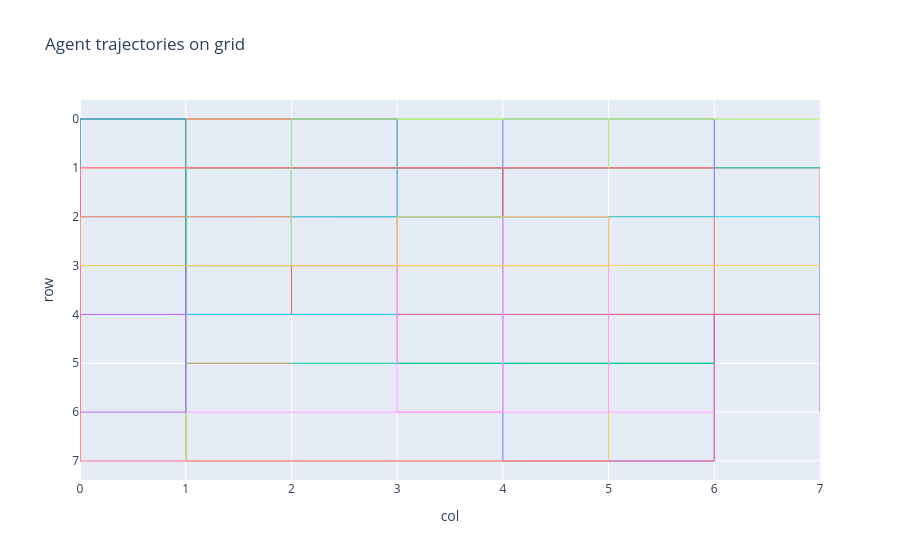

Write notebook code for a chart like this one.
### Code cell
fig = go.Figure()
for m in mobiles:
    xs = [pos[1] for _, pos in m.agent.history]
    ys = [pos[0] for _, pos in m.agent.history]
    fig.add_trace(
        go.Scatter(
            x=xs,
            y=ys,
            mode="lines",
            name=m.trader.name,
            line={"width": 1},
            showlegend=False,
        )
    )

fig.update_layout(
    title="Agent trajectories on grid",
    xaxis_title="col",
    yaxis_title="row",
    yaxis_autorange="reversed",
)
fig.show()

### Figure 1 — Plotly figure (JSON) as saved in the notebook; plotly's stock layout.template omitted (floating-point values rounded to 4 significant figures)
{"data": [{"line": {"width": 1}, "mode": "lines", "name": "trader_0", "showlegend": false, "type": "scatter", "x": [6, 6, 6, 6, 6, 6, 5, 4, 4, 4, 4, 4, 4, 4, 4, 5, 6, 6, 6, 6, 7], "y": [5, 4, 3, 2, 1, 0, 0, 0, 1, 2, 3, 4, 5, 6, 7, 7, 7, 6, 5, 4, 4]}, {"line": {"width": 1}, "mode": "lines", "name": "trader_1", "showlegend": false, "type": "scatter", "x": [2, 2, 2, 2, 3, 4, 4], "y": [4, 3, 2, 1, 1, 1, 2]}, {"line": {"width": 1}, "mode": "lines", "name": "trader_2", "showlegend": false, "type": "scatter", "x": [4, 3, 2, 1, 1, 1, 1, 1, 1, 1, 1, 1, 2, 3, 4, 5, 6, 5, 4, 3], "y": [1, 1, 1, 1, 2, 3, 4, 5, 6, 7, 6, 5, 5, 5, 5, 5, 5, 5, 5, 5]}, {"line": {"width": 1}, "mode": "lines", "name": "trader_3", "showlegend": false, "type": "scatter", "x": [7, 7, 7, 6, 5, 4, 3, 2, 1, 0, 0, 0, 0, 0, 1, 0, 0, 0, 0, 0, 0, 0], "y": [6, 5, 4, 4, 4, 4, 4, 4, 4, 4, 3, 2, 1, 0, 0, 0, 1, 2, 3, 4, 5, 6]}, {"line": {"width": 1}, "mode": "lines", "name": "trader_4", "showlegend": false, "type": "scatter", "x": [2, 1, 1, 1, 2, 3, 2], "y": [5, 5, 4, 3, 3, 3, 3]}, {"line": {"width": 1}, "mode": "lines", "name": "trader_5", "showlegend": false, "type": "scatter", "x": [1, 1, 1, 1, 1, 1, 2, 3, 4, 5, 4, 3, 2, 1, 1, 1, 1, 1, 1, 1, 1, 1, 1, 2, 3, 4], "y": [6, 5, 4, 3, 2, 1, 1, 1, 1, 1, 1, 1, 1, 1, 2, 3, 4, 5, 6, 7, 6, 5, 4, 4, 4, 4]}, {"line": {"width": 1}, "mode": "lines", "name": "trader_6", "showlegend": false, "type": "scatter", "x": [3, 4, 5, 6, 7, 7, 7, 7, 6, 5, 4, 3, 3, 3, 3, 3], "y": [4, 4, 4, 4, 4, 3, 2, 1, 1, 1, 1, 1, 2, 3, 4, 5]}, {"line": {"width": 1}, "mode": "lines", "name": "trader_7", "showlegend": false, "type": "scatter", "x": [2, 2, 2, 3, 4, 3, 2, 1, 1, 1, 1, 1, 1, 1, 1, 1, 1, 1, 1, 1, 1, 2], "y": [2, 1, 0, 0, 0, 0, 0, 0, 1, 2, 3, 4, 5, 6, 7, 6, 5, 4, 3, 2, 1, 1]}, {"line": {"width": 1}, "mode": "lines", "name": "trader_8", "showlegend": false, "type": "scatter", "x": [1, 1, 1, 1, 1, 1, 2, 3, 4, 4, 4, 4, 3, 3, 3, 3, 4], "y": [1, 2, 3, 4, 5, 6, 6, 6, 6, 5, 4, 3, 3, 4, 5, 6, 6]}, {"line": {"width": 1}, "mode": "lines", "name": "trader_9", "showlegend": false, "type": "scatter", "x": [1, 1, 2, 3, 4, 5, 5, 5, 5, 5, 4, 3], "y": [6, 7, 7, 7, 7, 7, 6, 5, 4, 3, 3, 3]}, {"line": {"width": 1}, "mode": "lines", "name": "trader_10", "showlegend": false, "type": "scatter", "x": [1, 2, 3, 4, 5, 5, 4, 3, 2, 1, 0, 0, 0, 0, 0], "y": [3, 3, 3, 3, 3, 2, 2, 2, 2, 2, 2, 3, 4, 5, 6]}, {"line": {"width": 1}, "mode": "lines", "name": "trader_11", "showlegend": false, "type": "scatter", "x": [3, 3, 2, 1, 1, 1, 1], "y": [1, 0, 0, 0, 1, 2, 3]}, {"line": {"width": 1}, "mode": "lines", "name": "trader_12", "showlegend": false, "type": "scatter", "x": [1, 1, 1, 1, 1, 0, 0, 0, 0, 1, 2, 2, 2, 3, 4, 5, 6, 7], "y": [4, 3, 2, 1, 0, 0, 1, 2, 3, 3, 3, 2, 1, 1, 1, 1, 1, 1]}, {"line": {"width": 1}, "mode": "lines", "name": "trader_13", "showlegend": false, "type": "scatter", "x": [0, 0, 0, 0, 0, 0, 1, 1, 1, 1], "y": [1, 2, 3, 4, 5, 6, 6, 5, 4, 3]}, {"line": {"width": 1}, "mode": "lines", "name": "trader_14", "showlegend": false, "type": "scatter", "x": [6, 6, 6, 5, 4, 3, 2, 1, 0, 0, 0, 0, 0, 0, 0, 0, 0, 0, 0, 0, 1, 2, 3, 4, 5, 6], "y": [4, 3, 2, 2, 2, 2, 2, 2, 2, 3, 4, 5, 6, 7, 6, 5, 4, 3, 2, 1, 1, 1, 1, 1, 1, 1]}, {"line": {"width": 1}, "mode": "lines", "name": "trader_15", "showlegend": false, "type": "scatter", "x": [7, 7, 7, 6, 5, 4, 3, 3, 3, 2, 2, 2, 3, 4, 5], "y": [4, 3, 2, 2, 2, 2, 2, 1, 0, 0, 1, 2, 2, 2, 2]}, {"line": {"width": 1}, "mode": "lines", "name": "trader_16", "showlegend": false, "type": "scatter", "x": [6, 5, 4, 3, 2, 1, 0, 0, 0, 0, 0, 0, 0, 1, 2, 3, 4, 5, 6, 6, 6, 6, 5], "y": [1, 1, 1, 1, 1, 1, 1, 2, 3, 4, 5, 6, 7, 7, 7, 7, 7, 7, 7, 6, 5, 4, 4]}, {"line": {"width": 1}, "mode": "lines", "name": "trader_17", "showlegend": false, "type": "scatter", "x": [2, 2, 2, 2, 3, 4, 5, 6, 7, 6, 5, 5, 5, 4], "y": [3, 2, 1, 0, 0, 0, 0, 0, 0, 0, 0, 1, 0, 0]}, {"line": {"width": 1}, "mode": "lines", "name": "trader_18", "showlegend": false, "type": "scatter", "x": [5, 5, 5, 5, 5, 4, 4, 4, 4, 4, 5, 6], "y": [6, 5, 4, 3, 2, 2, 3, 4, 5, 6, 6, 6]}, {"line": {"width": 1}, "mode": "lines", "name": "trader_19", "showlegend": false, "type": "scatter", "x": [0, 0, 1, 2, 3, 4, 5, 5, 4, 3, 3, 4, 5, 6, 7], "y": [2, 3, 3, 3, 3, 3, 3, 2, 2, 2, 3, 3, 3, 3, 3]}], "layout": {"title": {"text": "Agent trajectories on grid"}, "xaxis": {"title": {"text": "col"}}, "yaxis": {"autorange": "reversed", "title": {"text": "row"}}}}
